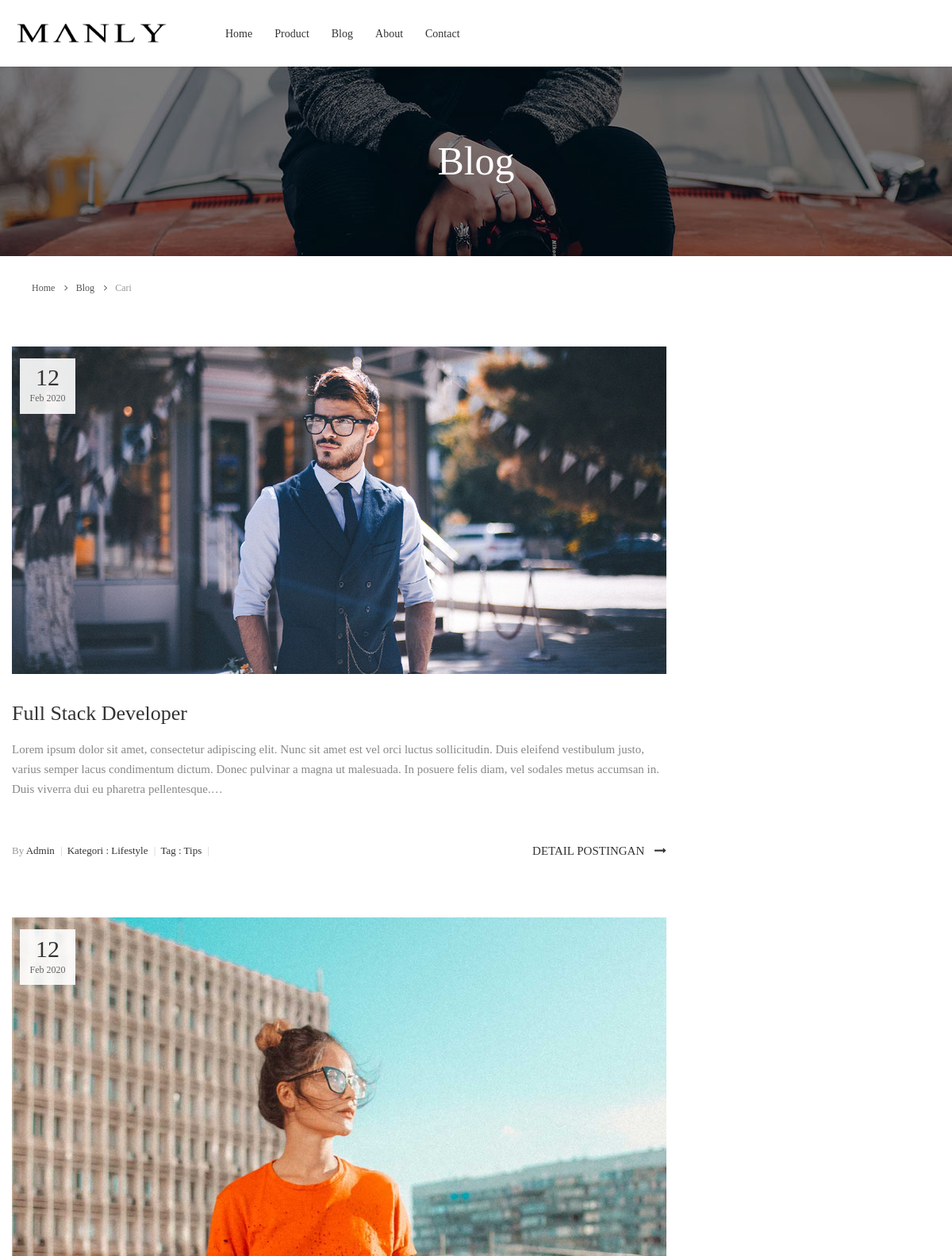
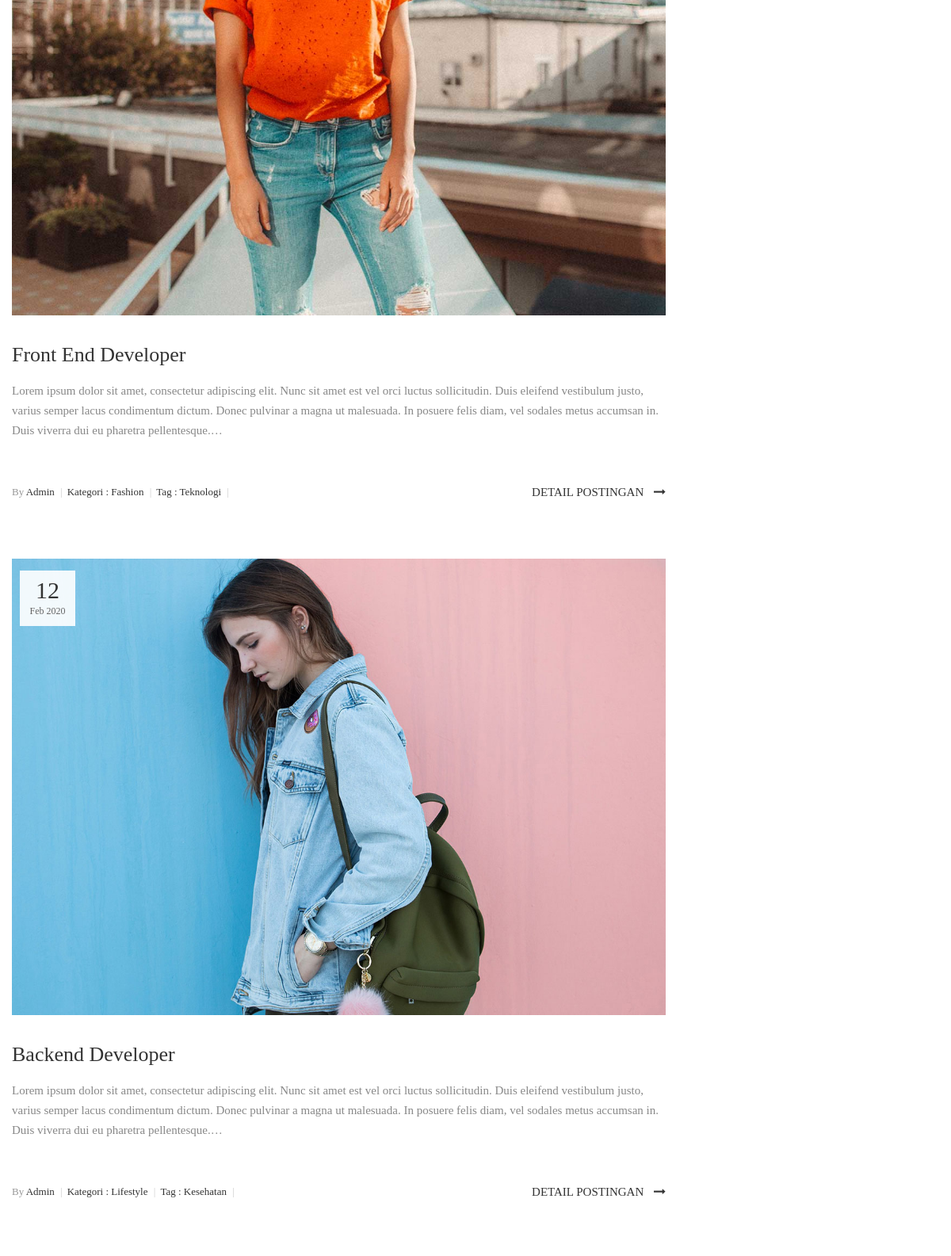
/index.php/blog/search (upper part), run on the app's committed database (2 pictures, top to bottom).
### tables this page shows
CREATE TABLE `tb_post` (
  `id_post` int(11) NOT NULL,
  `judul_post` varchar(250) NOT NULL,
  `konten_post` longtext NOT NULL,
  `gambar_post` varchar(200) NOT NULL,
  `tanggal_post` timestamp NOT NULL DEFAULT current_timestamp() ON UPDATE current_timestamp(),
  `id_kategori_post` int(11) NOT NULL,
  `id_tags_post` int(11) NOT NULL,
  `post_status` int(11) NOT NULL COMMENT '1=Publish,0=Unpublish'
);

CREATE TABLE `tb_kategori` (
  `id_kategori` int(11) NOT NULL,
  `nama_kategori` varchar(200) NOT NULL,
  `slug_kategori` varchar(200) NOT NULL
);

CREATE TABLE `tb_tags` (
  `id_tag` int(11) NOT NULL,
  `nama_tag` varchar(200) NOT NULL
);

### application/controllers/Blog.php (called while the page is built, shortened)
<?php
class Blog extends CI_Controller {
	function __construct(){
		$this->load->model('M_blog');
		$this->load->model('Backend/M_kategori');
		$this->load->model('Backend/M_post');
		$this->load->model('Backend/M_tag');
		$this->load->helper('text');
	}
	function search(){
		$keyword = $this->input->post('keyword');
		$x['data']=$this->M_post->search_post($keyword);
		$x['kategori'] = $this->M_kategori->get_all_category();
    $x['tag'] = $this->M_tag->get_all_tag();
    $home = $this->db->get('tb_home',1)->row();
    $x['favicon'] = $home->favicon;
    $x['logo_header'] = $home->logo_header;
    $kontak = $this->db->get('tb_kontak',1)->row();
    $x['alamat'] = $kontak->alamat;
    $x['no_hp'] = $kontak->no_hp;
    $x['email'] = $kontak->email;
		$this->load->view('Frontend/cari_blog',$x);
		$this->load->view('Frontend/templates/footer.php');
	}
}

### index.php (called while the page is built, shortened)
<?php
require_once BASEPATH.'core/CodeIgniter.php';

### application/models/Backend/M_post.php (called while the page is built, shortened)
<?php
class M_post extends CI_Model{
  function search_post($keyword)
  {
		$this->db->select('*');
		$this->db->from('tb_post t1');
		$this->db->like('judul_post',$keyword);
		$this->db->or_like('konten_post',$keyword);
		$this->db->join ('tb_kategori t2', 't2.id_kategori = t1.id_kategori_post');
    $this->db->join ('tb_tags t3', 't3.id_tag = t1.id_tags_post');
		return $this->db->get('')->result();
	}
}

### application/views/Frontend/cari_blog.php (the view, shortened to what this page needs)
<!DOCTYPE html>
<html lang="en">
<head>
  <link rel="stylesheet" type="text/css" href="<?php echo base_url('assets/front/vendor/bootstrap/css/bootstrap.min.css')?>">
  <link rel="stylesheet" type="text/css" href="<?php echo base_url('assets/front/fonts/font-awesome-4.7.0/css/font-awesome.min.css')?>">
  <link rel="stylesheet" type="text/css" href="<?php echo base_url('assets/front/fonts/iconic/css/material-design-iconic-font.min.css')?>">
  <link rel="stylesheet" type="text/css" href="<?php echo base_url('assets/front/fonts/linearicons-v1.0.0/icon-font.min.css')?>">
  <link rel="stylesheet" type="text/css" href="<?php echo base_url('assets/front/vendor/animate/animate.css')?>">
  <link rel="stylesheet" type="text/css" href="<?php echo base_url('assets/front/vendor/css-hamburgers/hamburgers.min.css')?>">
  <link rel="stylesheet" type="text/css" href="<?php echo base_url('assets/front/vendor/animsition/css/animsition.min.css')?>">
  <link rel="stylesheet" type="text/css" href="<?php echo base_url('assets/front/vendor/select2/select2.min.css')?>">
  <link rel="stylesheet" type="text/css" href="<?php echo base_url('assets/front/vendor/daterangepicker/daterangepicker.css')?>">
  <link rel="stylesheet" type="text/css" href="<?php echo base_url('assets/front/vendor/slick/slick.css')?>">
  <link rel="stylesheet" type="text/css" href="<?php echo base_url('assets/front/vendor/MagnificPopup/magnific-popup.css')?>">
  <link rel="stylesheet" type="text/css" href="<?php echo base_url('assets/front/vendor/perfect-scrollbar/perfect-scrollbar.css')?>">
  <link rel="stylesheet" type="text/css" href="<?php echo base_url('assets/front/css/util.css')?>">
  <link rel="stylesheet" type="text/css" href="<?php echo base_url('assets/front/css/main.css')?>">
</head>
<body class="animsition">
  <header class="header-v2">
    <div class="container-menu-desktop">
      <div class="wrap-menu-desktop how-shadow1">
        <nav class="limiter-menu-desktop container">
          <a href="<?php echo base_url('home')?>" class="logo">
            <img src="<?php echo base_url().'/assets/images/theme/'.$logo_header;?>" alt="IMG-LOGO" width="200px">
          </a>
          <div class="menu-desktop">
            <ul class="main-menu">
              <li>
                <a href="<?php echo base_url('home')?>">Home</a>
              </li>
              <li>
                <a href="<?php echo base_url('shop')?>">Product</a>
              </li>
              <li>
                <a href="<?php echo base_url('blog')?>">Blog</a>
              </li>
              <li>
                <a href="<?php echo base_url('about')?>">About</a>
              </li>
              <li>
                <a href="<?php echo base_url('contact')?>">Contact</a>
              </li>
            </ul>
          </div>
        </nav>
      </div>
    </div>
  </header>
<section class="bg-img1 txt-center p-lr-15 p-tb-92" style="background-image: url('<?php echo base_url('assets/images/bg-02.jpg')?>');">
  <h2 class="ltext-105 cl0 txt-center">
    Blog
  </h2>
</section>
  <div class="container">
    <div class="bread-crumb flex-w p-l-25 p-r-15 p-t-30 p-lr-0-lg">
      <a href="<?php echo site_url('home');?>" class="stext-109 cl8 hov-cl1 trans-04">
        Home
        <i class="fa fa-angle-right m-l-9 m-r-10" aria-hidden="true"></i>
      </a>
      <a href="<?php echo site_url('blog');?>" class="stext-109 cl8 hov-cl1 trans-04">
        Blog
        <i class="fa fa-angle-right m-l-9 m-r-10" aria-hidden="true"></i>
      </a>
      <span class="stext-109 cl4">
        Cari
      </span>
    </div>
  </div>
  <section class="bg0 p-t-62 p-b-60">
    <div class="container">
      <div class="row">
        <div class="col-md-8 col-lg-9 p-b-80">
          <div class="p-r-45 p-r-0-lg">
            <?php foreach ($data as $row):?>
            <div class="p-b-63">
              <a href="<?php echo site_url('Blog/detail/'.$row->id_post);?>" class="hov-img0 how-pos5-parent">
                <img src="<?php echo base_url().'assets/images/blog/'.$row->gambar_post;?>" alt="IMG-BLOG">
                <div class="flex-col-c-m size-123 bg9 how-pos5">
                  <span class="ltext-107 cl2 txt-center">
                    <?php
                      $date_time = $row->tanggal_post;
                      $new_date = strtotime($date_time);
                      echo date("d", $new_date);
                    ?>
                  </span>
                  <span class="stext-109 cl3 txt-center">
                    <?php
                      $date_time = $row->tanggal_post;
                      $bulan = strtotime($date_time);
                      $tahun = strtotime($date_time);
                      echo date("M ", $bulan);
                      echo date("Y", $tahun);
                    ?>
                  </span>
                </div>
              </a>
              <div class="p-t-32">
                <h4 class="p-b-15">
                  <a href="<?php echo site_url('Blog/detail/'.$row->id_post);?>" class="ltext-108 cl2 hov-cl1 trans-04">
                    <?php echo $row->judul_post;?>
                  </a>
                </h4>
                <p class="stext-117 cl6">
                  <?php
                    $konten = $row->konten_post;
                    echo word_limiter($konten,50);
                  ?>
                </p>
                <div class="flex-w flex-sb-m p-t-18">
                  <span class="flex-w flex-m stext-111 cl2 p-r-30 m-tb-10">
                    <span>
                      <span class="cl4">By</span> Admin
                      <span class="cl12 m-l-4 m-r-6">|</span>
                    </span>
                    <span>
                      Kategori : <?php echo $row->nama_kategori;?>
                      <span class="cl12 m-l-4 m-r-6">|</span>
                    </span>
                    <span>
                      Tag : <?php echo $row->nama_tag;?>
                      <span class="cl12 m-l-4 m-r-6">|</span>
                    </span>
                  </span>
                  <a href="<?php echo site_url('Blog/detail/'.$row->id_post);?>" class="stext-101 cl2 hov-cl1 trans-04 m-tb-10">
                    Detail Postingan
                    <i class="fa fa-long-arrow-right m-l-9"></i>
                  </a>
                </div>
              </div>
            </div>
            <?php endforeach; ?>
          </div>
        </div>
      </div>
    </div>
  </section>

### assets/front/css/main.css (style rules this page uses)
.container { max-width: 1380px; }
@media (max-width: 1600px) { .container { max-width: 1200px; } }
.container-menu-desktop { height: auto; width: 100%; position: relative; -webkit-transition: all 0.3s; -o-transition: all 0.3s; -moz-transition: all 0.3s; transition: all 0.3s; }
.header-v2 .container-menu-desktop { height: 84px; }
.wrap-menu-desktop { position: fixed; z-index: 1100; background-color: transparent; width: 100%; height: 84px; left: 0px; -webkit-transition: height 0.3s, background-color 0.3s; -o-transition: height 0.3s, background-color 0.3s; -moz-transition: height 0.3s, background-color 0.3s; transition: height 0.3s, background-color 0.3s; }
.header-v2 .wrap-menu-desktop { background-color: #fff; top: 0; }
.limiter-menu-desktop { height: 100%; display: -webkit-box; display: -webkit-flex; display: -moz-box; display: -ms-flexbox; display: flex; align-items: center; background-color: transparent; }
.logo { display: -webkit-box; display: -webkit-flex; display: -moz-box; display: -ms-flexbox; display: flex; align-items: center; height: 65%; margin-right: 55px; }
.logo img { max-width: 100%; max-height: 100%; }
.menu-desktop { display: -webkit-box; display: -webkit-flex; display: -moz-box; display: -ms-flexbox; display: flex; align-items: center; height: 100%; }
.main-menu { list-style-type: none; margin: 0; display: -webkit-box; display: -webkit-flex; display: -moz-box; display: -ms-flexbox; display: flex; align-items: center; }
.main-menu > li { display: block; position: relative; padding: 20px 10px 20px 0px; margin: 0px 4px 0px 14px; }
.main-menu > li > a { font-family: Gotham-Medium; font-size: 14px; color: #333; padding: 5px 0px; transition: all 0.4s; -webkit-transition: all 0.4s; -o-transition: all 0.4s; -moz-transition: all 0.4s; }
.cl0 { color: #fff; }
.cl2 { color: #333; }
.cl3 { color: #666; }
.cl4 { color: #999; }
.cl6 { color: #888; }
.cl8 { color: #555; }
.cl12 { color: #ccc; }
.stext-101 { font-family: Gotham-Medium; font-size: 15px; line-height: 1.466667; text-transform: uppercase; }
.stext-109 { font-family: Gotham-Medium; font-size: 12px; line-height: 1.833333; }
.stext-111 { font-family: Gotham-Medium; font-size: 13px; line-height: 1.6923; }
.stext-117 { font-family: Gotham-Medium; font-size: 15px; line-height: 1.666667; }
.ltext-105 { font-family: Gotham-Medium; font-size: 50px; line-height: 1.1; }
.ltext-107 { font-family: Gotham-Medium; font-size: 30px; line-height: 1.1; }
.ltext-108 { font-family: Gotham-Medium; font-size: 26px; line-height: 1.3846; }
.size-123 { width: 70px; min-height: 70px; }
.bg0 { background-color: #fff; }
.bg9 { background-color: rgba(255,255,255,0.9); }
.bg-img1 { background-size: cover; background-position: center center; background-repeat: no-repeat; }
.how-shadow1 { box-shadow: 0 0px 3px 0px rgba(0,0,0,0.2); -moz-box-shadow: 0 0px 3px 0px rgba(0,0,0,0.2); -webkit-box-shadow: 0 0px 3px 0px rgba(0,0,0,0.2); -o-box-shadow: 0 0px 3px 0px rgba(0,0,0,0.2); -ms-box-shadow: 0 0px 3px 0px rgba(0,0,0,0.2); }
.how-pos5-parent { position: relative; }
.how-pos5 { position: absolute; top: 15px; left: 10px; }
.hov-img0 { display: block; overflow: hidden; }
.hov-img0 img { width: 100%; -webkit-transition: transform 0.9s ease; -o-transition: transform 0.9s ease; -moz-transition: transform 0.9s ease; transition: transform 0.9s ease; }

### data on the page
tb_post: gambar_post (picture), tanggal_post "12", tanggal_post "Feb", tanggal_post "2020", judul_post "Full Stack Developer", konten_post "Lorem ipsum dolor sit amet, consectetur adipiscing elit. Nunc sit amet est vel orci luctus sollicitudin. Duis eleifend vestibulum justo, varius semper lacus condimentum dictum. Donec pulvinar a magna ut malesuada. In posuere felis diam, vel sodales metus accumsan in. Duis viverra dui eu pharetra pellentesque.…", tb_kategori.nama_kategori "Lifestyle", tb_tags.nama_tag "Tips"
tb_post: gambar_post (picture), tanggal_post "12", tanggal_post "Feb", tanggal_post "2020", judul_post "Front End Developer", konten_post "Lorem ipsum dolor sit amet, consectetur adipiscing elit. Nunc sit amet est vel orci luctus sollicitudin. Duis eleifend vestibulum justo, varius semper lacus condimentum dictum. Donec pulvinar a magna ut malesuada. In posuere felis diam, vel sodales metus accumsan in. Duis viverra dui eu pharetra pellentesque.…", tb_kategori.nama_kategori "Fashion", tb_tags.nama_tag "Teknologi"
tb_post: gambar_post (picture), tanggal_post "12", tanggal_post "Feb", tanggal_post "2020", judul_post "Backend Developer", konten_post "Lorem ipsum dolor sit amet, consectetur adipiscing elit. Nunc sit amet est vel orci luctus sollicitudin. Duis eleifend vestibulum justo, varius semper lacus condimentum dictum. Donec pulvinar a magna ut malesuada. In posuere felis diam, vel sodales metus accumsan in. Duis viverra dui eu pharetra pellentesque.…", tb_kategori.nama_kategori "Lifestyle", tb_tags.nama_tag "Kesehatan"
